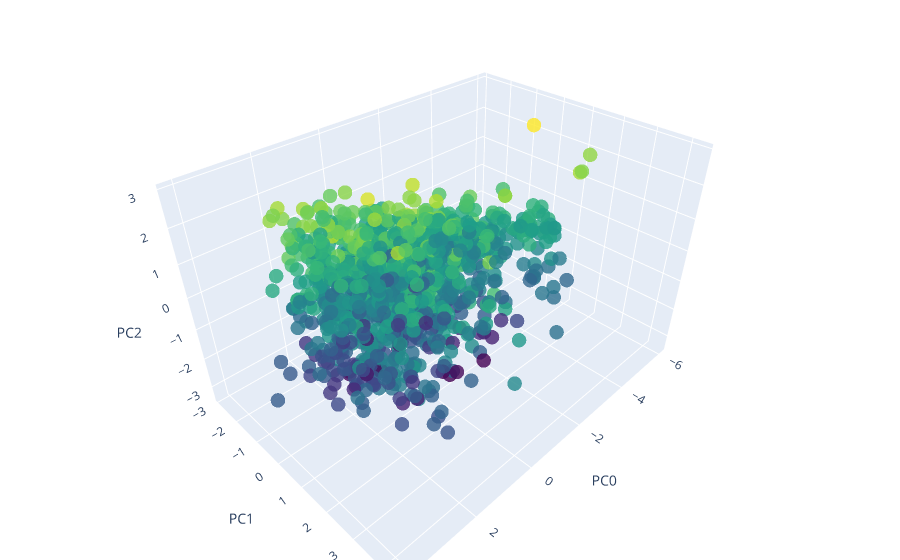

Write notebook code for a chart like this one.
### Code cell
do_pca(df.sample(frac=0.001))

### Figure 1 — Plotly figure (JSON) as saved in the notebook; plotly's stock layout.template omitted (floating-point values rounded to 4 significant figures; data arrays with more than 128 entries replaced by an {"elided": "..."} marker saying what was removed)
{"data": [{"line": {"color": "#000000", "width": 1}, "marker": {"color": {"elided": "1203 float values"}, "colorscale": [[0, "#440154"], [0.1111, "#482878"], [0.2222, "#3e4989"], [0.3333, "#31688e"], [0.4444, "#26828e"], [0.5556, "#1f9e89"], [0.6667, "#35b779"], [0.7778, "#6ece58"], [0.8889, "#b5de2b"], [1, "#fde725"]], "opacity": 0.8, "size": 5}, "mode": "markers", "text": {"elided": "1203 str values"}, "type": "scatter3d", "x": {"elided": "1203 float values"}, "y": {"elided": "1203 float values"}, "z": {"elided": "1203 float values"}}], "layout": {"margin": {"b": 0, "l": 0, "r": 0, "t": 0}, "scene": {"xaxis": {"title": {"text": "PC0"}}, "yaxis": {"title": {"text": "PC1"}}, "zaxis": {"title": {"text": "PC2"}}}}}
